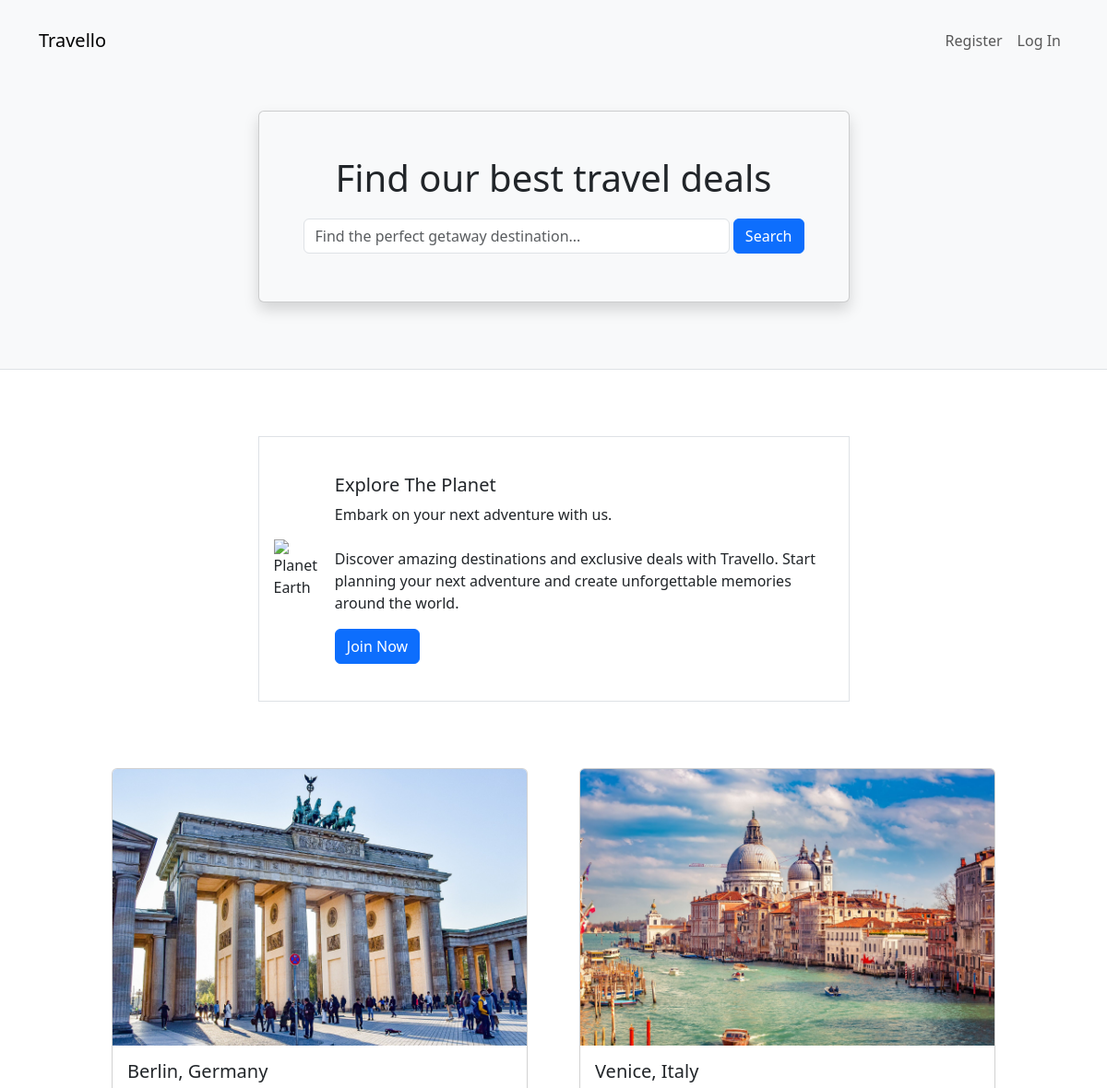
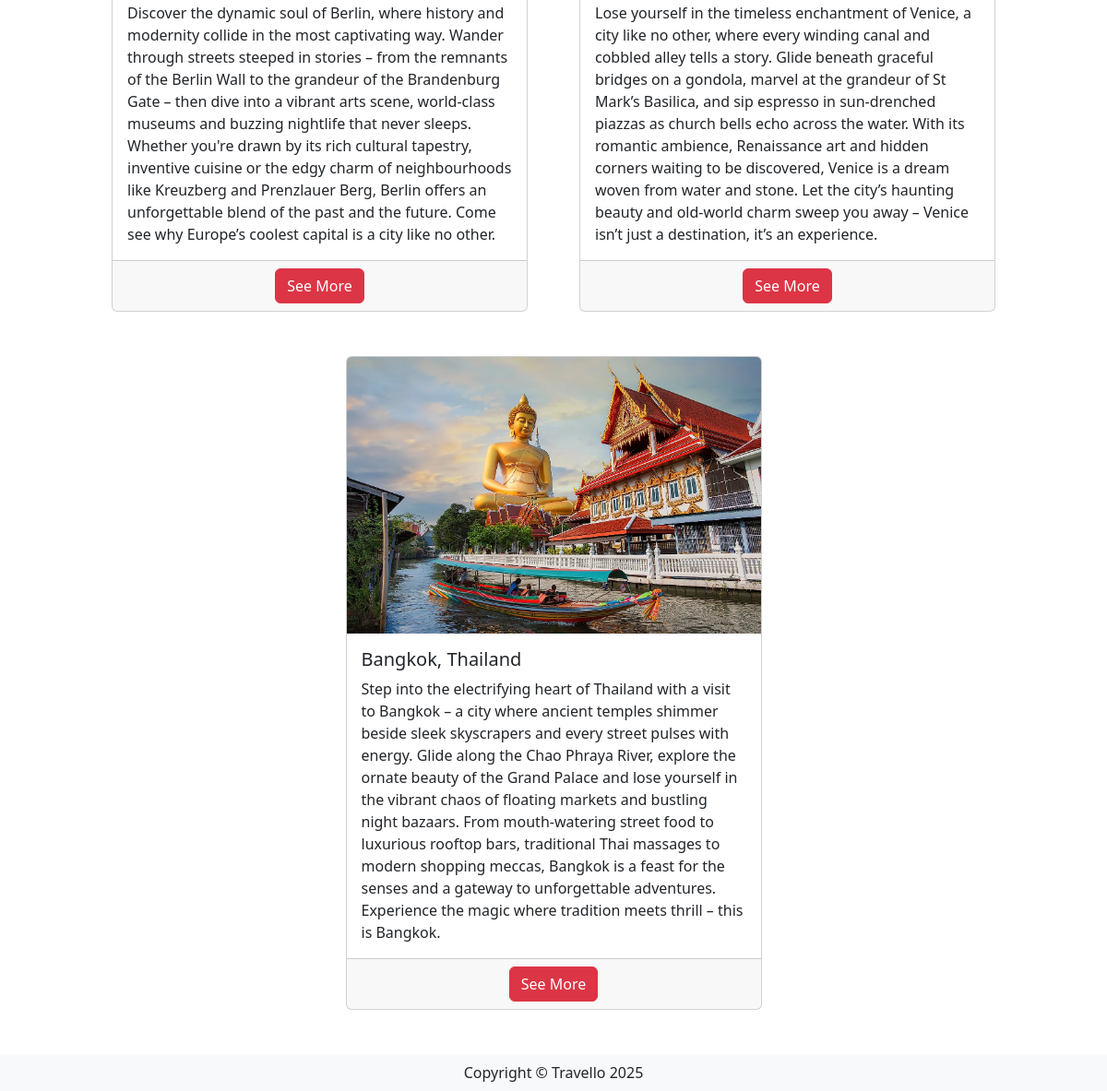
The page / on the database its author committed (2 pictures, top to bottom).
### travel/models.py (models this page shows, shortened)
class Destination(db.Model):
    __tablename__ = 'destinations'
    id = db.Column(db.Integer, primary_key=True)
    city_name = db.Column(db.String(80), nullable=False)
    country_name = db.Column(db.String(80), nullable=False)
    description = db.Column(db.String(200), nullable=False)
    image = db.Column(db.String(400), default='/static/img/default.png')
    exchange_rate = db.Column(db.Float, nullable=False)
    currency_code = db.Column(db.String(3), nullable=False)
    comments = db.relationship('Comment', backref='destination')

### travel/views.py (the view)
@mainbp.route('/')
def index():
    destinations = db.session.scalars(db.select(Destination)).all()
    return render_template('index.html', destinations=destinations)

### travel/templates/index.html (shortened to what this page needs)
{% extends 'base.html' %}
{% block header %}
    <div class="container mt-5 mb-5">
        <div class="row justify-content-center pb-4">
            <div class="col-md-9 col-lg-8 col-xl-7">
                <div class="card shadow p-5 bg-light">
                    <h1 class="text-center mb-3">Find our best travel deals</h1>
                    <form class="form-inline d-flex flex-nowrap" action="{{ url_for('main.search') }}">
                        <input type="text" name="search" class="form-control flex-grow-1 my-1 me-1"
                        id="SearchForm" placeholder="Find the perfect getaway destination...">
                        <button type="submit" class="flex-shrink-1 btn btn-primary my-1">Search</button>
                    </form>
                </div>
            </div>
        </div>
    </div>
{% endblock %}
{% block content %}
    <div class="container mt-5">
        <div class="row justify-content-center mt-4 mb-5">
            <div class="col-md-9 col-lg-8 col-xl-7">
                <div class="media border p-3 d-flex">
                    <img class="align-self-center me-3" style="max-width:120px"
                        src="https://upload.wikimedia.org/wikipedia/commons/thumb/2/22/Earth_Western_Hemisphere_transparent_background.png/600px-Earth_Western_Hemisphere_transparent_background.png"
                        alt="Planet Earth">
                    <div class="align-self-center media-body mb-4">
                        <h5 class="mt-4">Explore The Planet</h5>
                        <p class="d-flex">
                            Embark on your next adventure with us.
                            <br></br>
                            Discover amazing destinations and exclusive deals with Travello. Start
                            planning your next adventure and create unforgettable memories around the world.
                        </p>
                        <a href="{{ url_for('auth.register') }}" class="btn btn-primary">Join Now</a>
                    </div>
                </div>
            </div>
        </div>
    </div>
    <div class="container mt-4">
        <div class="row justify-content-center">
            {% for destination in destinations %}
                <div class="col-10 col-lg-5 d-flex justify-content-center mb-5 mx-3">
                    <div class="card">
                        <img
                            src="{{ destination.image }}"
                            alt="{{ destination.name }}"
                            class="card-img-top"
                            style="height:300px; object-fit:cover;">
                        <div class="card-body">
                            <h5 class="card-title">{{ destination.city_name }}, {{ destination.country_name }}</h5>
                            <p class="card-text">{{ destination.description }}</p>
                        </div>
                        <div class="card-footer">
                            <div class="d-flex justify-content-center">
                                <a href="{{ url_for('destination.show', id=destination.id) }}" class="btn btn-danger">See More</a>
                            </div>
                        </div>
                    </div>
                </div>
            {% endfor %}
        </div>
    </div>
{% endblock %}

### travel/templates/base.html (shortened to what this page needs)
<!DOCTYPE html>
<html lang="en">
<head>
    <link href="https://cdn.jsdelivr.net/npm/bootstrap@5.3.2/dist/css/bootstrap.min.css" rel="stylesheet"
>
</head>
<body class="d-flex flex-column min-vh-100">
    <header class="bg-light border-bottom">
        <nav class="navbar navbar-expand-lg navbar-light bg-light">
            <div class="container mt-3">
                <a href="/" class="navbar-brand">Travello</a>
                <div class="collapse navbar-collapse" id="navbarSupportedContent">
                    <ul class="navbar-nav ms-auto">
                        {% if current_user.is_authenticated %}
                            <li class="nav-item"><a class="nav-link" href="{{ url_for('destination.create') }}">Create Destination</a></li>
                            <li class="nav-item"><a class="nav-link" href="#">Bookings</a></li>
                            <li class="nav-item"><a class="nav-link" href="{{ url_for('auth.logout') }}">Log Out</a></li>
                        {% else %}
                            <li class="nav-item"><a class="nav-link" href="{{ url_for('auth.register') }}">Register</a></li>
                            <li class="nav-item"><a class="nav-link" href="{{ url_for('auth.login') }}">Log In</a></li>
                        {% endif %}
                    </ul>
                </div>
            </div>
        </nav>
        {% block header %}
        {% endblock %}
    </header>
    {% block content %}
    {% endblock %}
    <footer class="footer mt-auto">
        <div class="text-center py-2 bg-light">
            <span class="text-dark">Copyright &copy; Travello 2025</span>
        </div>
    </footer>
</body>
</html>

### rows shown on the page
Destination: image (picture), city_name "Berlin", country_name "Germany", description "Discover the dynamic soul of Berlin, where history and modernity collide in the most captivating way. Wander through streets steeped in stories – from the remnants of the Berlin Wall to the grandeur of the Brandenburg Gate – then dive into a vibrant arts scene, world-class museums and buzzing nightlife that never sleeps. Whether you're drawn by its rich cultural tapestry, inventive cuisine or the edgy charm of neighbourhoods like Kreuzberg and Prenzlauer Berg, Berlin offers an unforgettable blend of the past and the future. Come see why Europe’s coolest capital is a city like no other."
Destination: image (picture), city_name "Venice", country_name "Italy", description "Lose yourself in the timeless enchantment of Venice, a city like no other, where every winding canal and cobbled alley tells a story. Glide beneath graceful bridges on a gondola, marvel at the grandeur of St Mark’s Basilica, and sip espresso in sun-drenched piazzas as church bells echo across the water. With its romantic ambience, Renaissance art and hidden corners waiting to be discovered, Venice is a dream woven from water and stone. Let the city’s haunting beauty and old-world charm sweep you away – Venice isn’t just a destination, it’s an experience."
Destination: image (picture), city_name "Bangkok", country_name "Thailand", description "Step into the electrifying heart of Thailand with a visit to Bangkok – a city where ancient temples shimmer beside sleek skyscrapers and every street pulses with energy. Glide along the Chao Phraya River, explore the ornate beauty of the Grand Palace and lose yourself in the vibrant chaos of floating markets and bustling night bazaars. From mouth-watering street food to luxurious rooftop bars, traditional Thai massages to modern shopping meccas, Bangkok is a feast for the senses and a gateway to unforgettable adventures. Experience the magic where tradition meets thrill – this is Bangkok."
